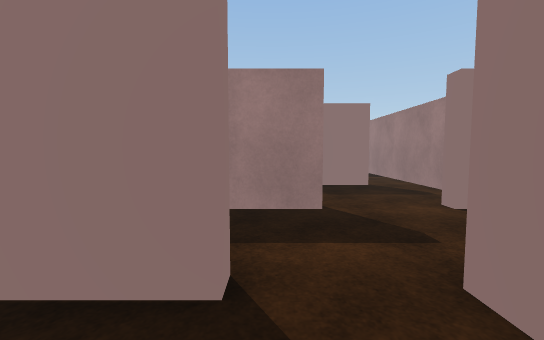
view 1 (above)

18 first-person views from a walk through a scene from a Unity 3-D project. The camera is 1.3 m above the floor, tilts 4° down and sees 90° across. The floor is counted in squares, 1 m on a side. Each view is taken from the middle of a square. On the plan, view 1 faces up. The plan holds only what a view shows up to about 13 squares ahead; the rest is blank. The player is left out. Surface patterns are stand-ins for the level's own textures.

view 2
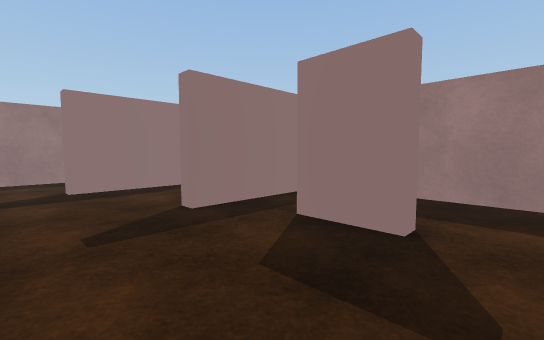

view 3
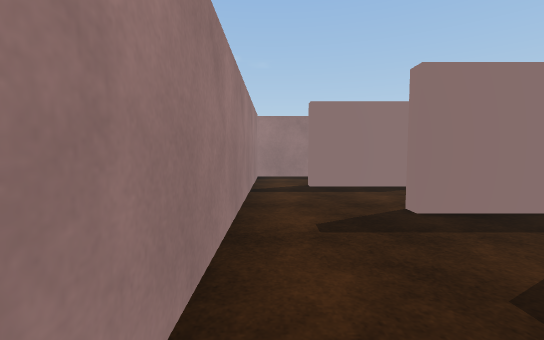

view 4
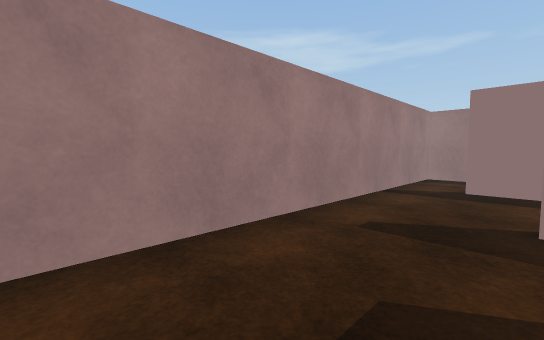

view 5
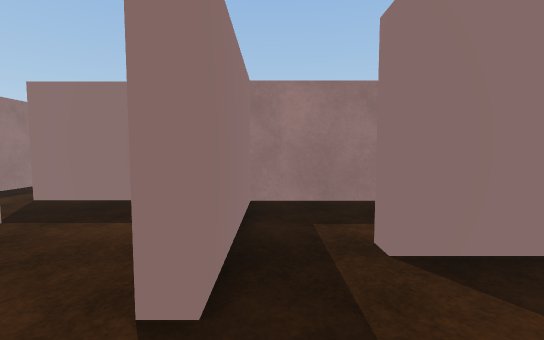

view 6
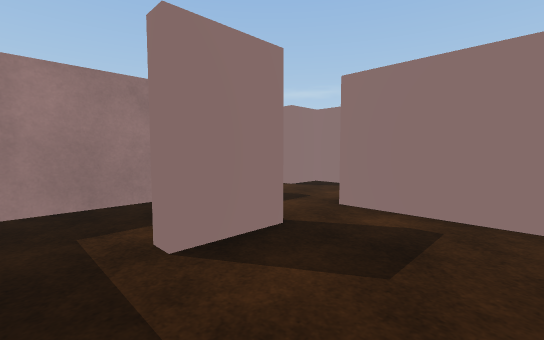

view 7
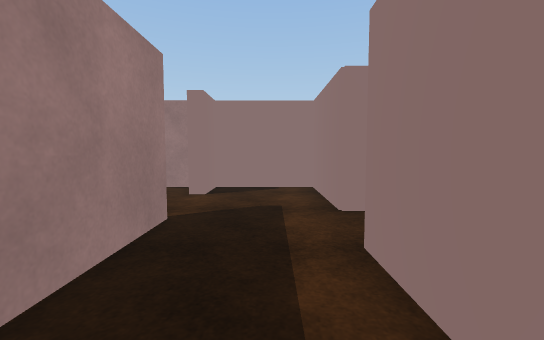

view 8
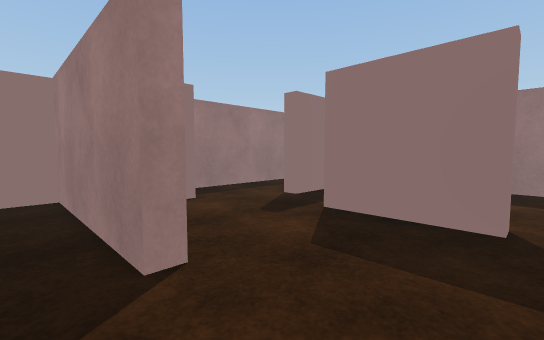

view 9
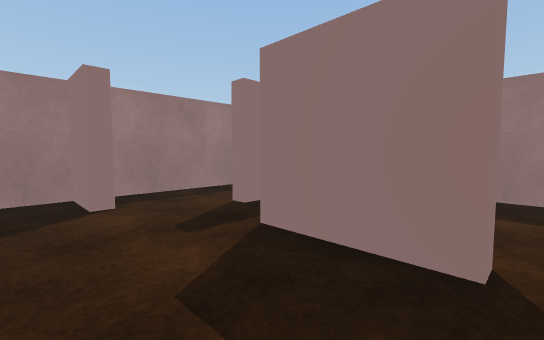

view 10
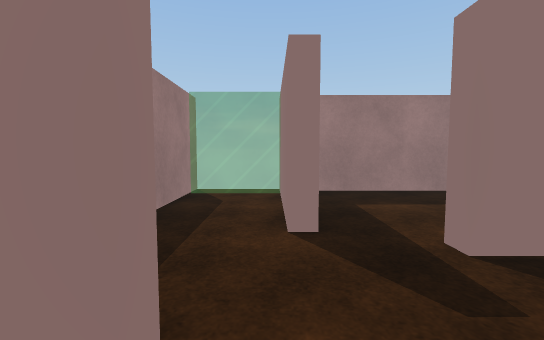

view 11
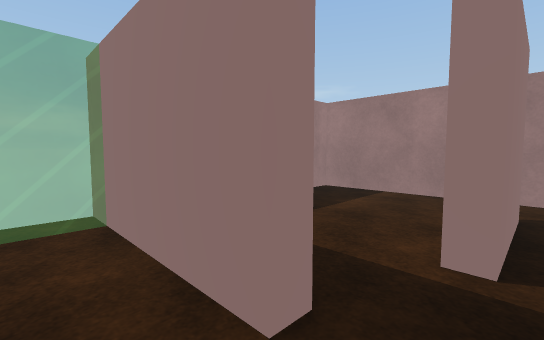

view 12
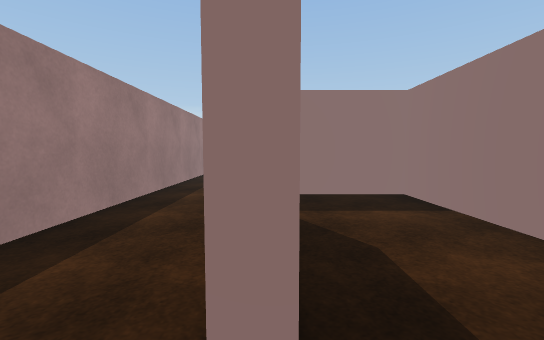

view 13
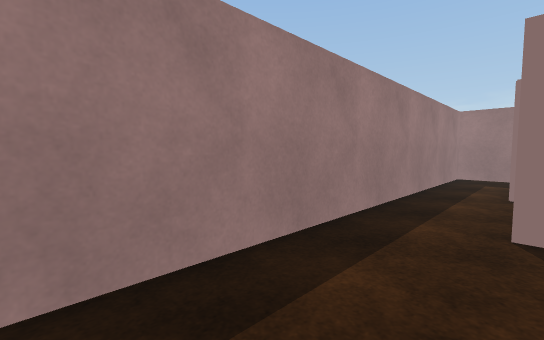

view 14
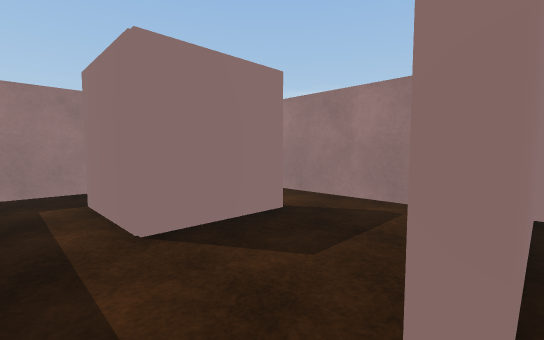

view 15
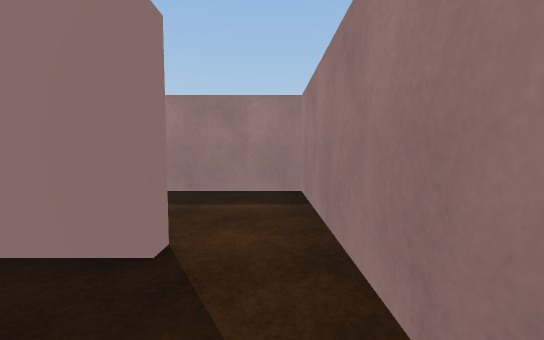

view 16
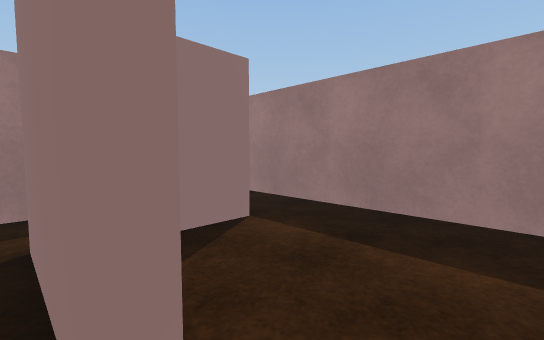

view 17
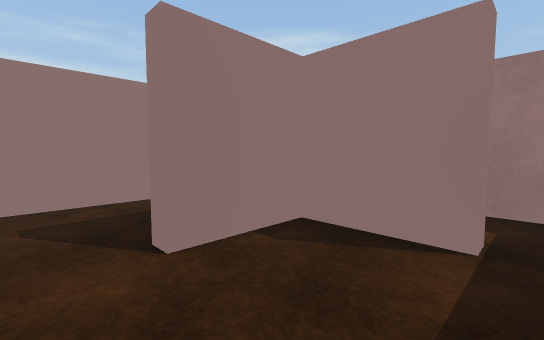

view 18
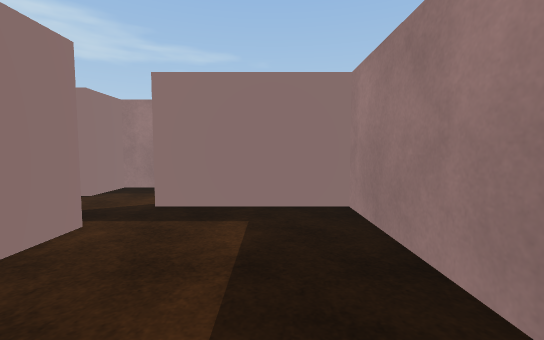

### Floor plan
Points are (right, up) in squares from view 1. A wall is a line through its corners. A room is listed if a view was taken in it or the views show most of it. See-through windows are left out.
Room 1 (views 1, 2, 3, 4, 5, 6)
walls: (-5, 1.9) (-5, 6) (-8.6, 6); (-4.6, 3.5) (-4.6, 1) (-5.1, 1); (-0.4, 2.8) (-0.4, 2.3) (-2.6, 2.3) (-2.6, 2.8); (-8.9, 3) (-8.9, -0.6); (-8.6, -2.7) (1.1, -2.7); (1.8, -1.1) (1.8, 2.5)
ways out: opening at (-3.5, 2.5) to room 2; opening at (0.5, 2) to room 3; opening at (-9, -1.5) to room 4; opening at (-9, 4.5) to room 4
Room 2 (view 7)
walls: (-2.6, 6) (-4.6, 6) (-4.6, 3.5)
ways out: opening at (-3.5, 2.5) to room 1; opening at (-1.5, 4.5) to room 3
Room 3 (views 8, 9, 10, 11)
walls: (1.1, 6.5) (1.1, 6) (-2.6, 6); (3.7, 10.9) (3.7, 10.3) (0.4, 10.3) (0.4, 10.7); (-1.3, 11.3) (-1.7, 11.3) (-1.7, 16.4); (5.7, 6.9) (5.7, 11.6); (1.8, 2.5) (5.7, 2.5) (5.7, 6) (4.1, 6) (4.1, 6.5); (-2.6, 2.8) (-0.4, 2.8); (-4.6, 16.2) (-4.6, 8.8) (-2.8, 8.8) (-2.8, 8.3) (-4.6, 8.3) (-4.6, 6.9)
ways out: opening at (0.5, 2) to room 1; opening at (-1.5, 4.5) to room 2; opening at (0, 11) to room 7; opening at (4.5, 10.5) to room 7
Room 4 (views 12, 13, 14)
walls: (-8.9, -0.6) (-9.4, -0.6); (-8.6, 6) (-10.3, 6) (-10.3, 6.6); (-12.8, 6.6) (-12.8, -2.7) (-8.6, -2.7)
ways out: opening at (-9, -1.5) to room 1; opening at (-9, 4.5) to room 1; opening at (-11.5, 6) to room 5
Room 5 (views 15, 16)
walls: (-8.9, 6.6) (-5.9, 6.6); (-7.4, 10.7) (-7.4, 10.3) (-10.6, 10.3) (-10.6, 13.5) (-10.1, 13.5); (-5, 7.9) (-5, 11.6); (-9.4, 15.8) (-12.8, 15.8) (-12.8, 6.6)
ways out: opening at (-11.5, 6) to room 4; opening at (-10, 14.5) to room 6; opening at (-6.5, 10.5) to room 6
Room 6 (view 17)
walls: (-10.1, 13.5) (-10.1, 10.7) (-7.4, 10.7); (-5, 11.6) (-5, 15.8) (-9.4, 15.8)
ways out: opening at (-10, 14.5) to room 5; opening at (-6.5, 10.5) to room 5
Room 7 (view 18)
walls: (0.4, 10.7) (1.9, 10.7); (5.7, 11.6) (5.7, 15.8) (-1.3, 15.8) (-1.3, 11.3)
ways out: opening at (0, 11) to room 3; opening at (4.5, 10.5) to room 3

Positions as (right, up) in squares from view 1, and headings:
1: (0, 0), facing up
2: (1, -2), facing up-left
3: (1, -2), facing left
4: (1, 1), facing down-left
5: (-4, -1), facing up
6: (-4, -1), facing up-right
7: (-4, 4), facing right
8: (4, 5), facing up-left
9: (4, 7), facing up-left
10: (-2, 7), facing up
11: (-3, 10), facing up-right
12: (-9, -2), facing up
13: (-10, 1), facing up-left
14: (-12, 6), facing up-right
15: (-6, 7), facing up
16: (-6, 10), facing up-left
17: (-6, 14), facing down-left
18: (5, 14), facing left
